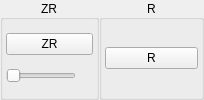
              <widget class="QWidget" name="buttonShoulderButtonsRight" native="true">
               <layout class="QHBoxLayout" name="horizontalLayout_7">
                <property name="spacing">
                 <number>0</number>
                </property>
                <property name="leftMargin">
                 <number>0</number>
                </property>
                <property name="topMargin">
                 <number>0</number>
                </property>
                <property name="rightMargin">
                 <number>0</number>
                </property>
                <property name="bottomMargin">
                 <number>0</number>
                </property>
                <item>
                 <widget class="QGroupBox" name="buttonShoulderButtonsZRGroup">
                  <property name="sizePolicy">
                   <sizepolicy hsizetype="Maximum" vsizetype="Preferred">
                    <horstretch>0</horstretch>
                    <verstretch>0</verstretch>
                   </sizepolicy>
                  </property>
                  <property name="title">
                   <string>ZR</string>
                  </property>
                  <property name="alignment">
                   <set>Qt::AlignmentFlag::AlignCenter</set>
                  </property>
                  <layout class="QVBoxLayout" name="buttonShoulderButtonsZRVerticalLayout">
                   <property name="spacing">
                    <number>3</number>
                   </property>
                   <property name="leftMargin">
                    <number>3</number>
                   </property>
                   <property name="topMargin">
                    <number>3</number>
                   </property>
                   <property name="rightMargin">
                    <number>3</number>
                   </property>
                   <property name="bottomMargin">
                    <number>3</number>
                   </property>
                   <item>
                    <widget class="QPushButton" name="buttonZR">
                     <property name="minimumSize">
                      <size>
                       <width>70</width>
                       <height>0</height>
                      </size>
                     </property>
                     <property name="maximumSize">
                      <size>
                       <width>120</width>
                        <height>16777215</height>
                      </size>
                     </property>
                     <property name="styleSheet">
                      <string notr="true">min-width: 85px;</string>
                     </property>
                     <property name="text">
                      <string>ZR</string>
                     </property>
                    </widget>
                   </item>
                   <item>
                    <widget class="QSlider" name="sliderZRThreshold">
                     <property name="maximumSize">
                      <size>
                       <width>70</width>
                       <height>15</height>
                      </size>
                     </property>
                     <property name="maximum">
                      <number>100</number>
                     </property>
                     <property name="orientation">
                      <enum>Qt::Orientation::Horizontal</enum>
                     </property>
                    </widget>
                   </item>
                  </layout>
                 </widget>
                </item>
                <item>
                 <widget class="QGroupBox" name="buttonShoulderButtonsRGroup">
                  <property name="title">
                   <string>R</string>
                  </property>
                  <property name="alignment">
                   <set>Qt::AlignmentFlag::AlignCenter</set>
                  </property>
                  <layout class="QVBoxLayout" name="buttonShoulderButtonsRVerticalLayout">
                   <property name="spacing">
                    <number>3</number>
                   </property>
                   <property name="leftMargin">
                    <number>3</number>
                   </property>
                   <property name="topMargin">
                    <number>3</number>
                   </property>
                   <property name="rightMargin">
                    <number>3</number>
                   </property>
                   <property name="bottomMargin">
                    <number>3</number>
                   </property>
                   <item>
                    <widget class="QPushButton" name="buttonR">
                     <property name="minimumSize">
                      <size>
                       <width>70</width>
                       <height>0</height>
                      </size>
                     </property>
                     <property name="maximumSize">
                      <size>
                       <width>120</width>
                        <height>16777215</height>
                      </size>
                     </property>
                     <property name="styleSheet">
                      <string notr="true">min-width: 85px;</string>
                     </property>
                     <property name="text">
                      <string>R</string>
                     </property>
                    </widget>
                   </item>
                  </layout>
                 </widget>
                </item>
               </layout>
              </widget>
